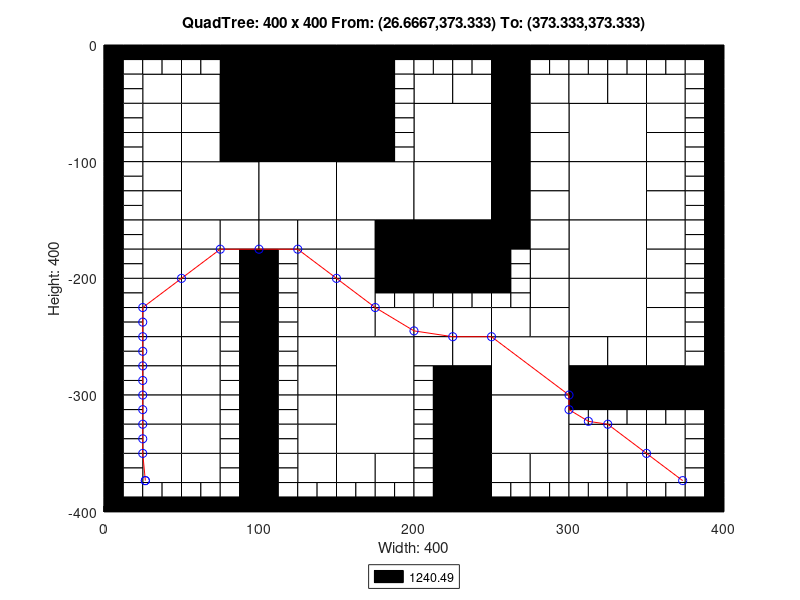

This chart was generated by the following MATLAB code:
axis([0 400 -400 0]);
title('QuadTree: 400 x 400 From: (26.6667,373.333) To: (373.333,373.333)');
xlabel('Width: 400');
ylabel('Height: 400');
rectangle('Position',[100 -50 50 50], 'FaceColor',[0 0 0]);
rectangle('Position',[100 -100 50 50], 'FaceColor',[0 0 0]);
rectangle('Position',[50 -150 50 50], 'FaceColor',[1 1 1]);
rectangle('Position',[100 -150 50 50], 'FaceColor',[1 1 1]);
rectangle('Position',[150 -150 50 50], 'FaceColor',[1 1 1]);
rectangle('Position',[200 -100 50 50], 'FaceColor',[1 1 1]);
rectangle('Position',[300 -100 50 50], 'FaceColor',[1 1 1]);
rectangle('Position',[200 -150 50 50], 'FaceColor',[1 1 1]);
rectangle('Position',[200 -200 50 50], 'FaceColor',[0 0 0]);
rectangle('Position',[300 -150 50 50], 'FaceColor',[1 1 1]);
rectangle('Position',[300 -200 50 50], 'FaceColor',[1 1 1]);
rectangle('Position',[150 -300 50 50], 'FaceColor',[1 1 1]);
rectangle('Position',[150 -350 50 50], 'FaceColor',[1 1 1]);
rectangle('Position',[250 -300 50 50], 'FaceColor',[1 1 1]);
rectangle('Position',[300 -250 50 50], 'FaceColor',[1 1 1]);
rectangle('Position',[250 -350 50 50], 'FaceColor',[1 1 1]);
rectangle('Position',[25 -50 25 25], 'FaceColor',[1 1 1]);
rectangle('Position',[75 -25 25 25], 'FaceColor',[0 0 0]);
rectangle('Position',[50 -50 25 25], 'FaceColor',[1 1 1]);
rectangle('Position',[75 -50 25 25], 'FaceColor',[0 0 0]);
rectangle('Position',[25 -75 25 25], 'FaceColor',[1 1 1]);
rectangle('Position',[25 -100 25 25], 'FaceColor',[1 1 1]);
rectangle('Position',[50 -75 25 25], 'FaceColor',[1 1 1]);
rectangle('Position',[75 -75 25 25], 'FaceColor',[0 0 0]);
rectangle('Position',[50 -100 25 25], 'FaceColor',[1 1 1]);
rectangle('Position',[75 -100 25 25], 'FaceColor',[0 0 0]);
rectangle('Position',[150 -25 25 25], 'FaceColor',[0 0 0]);
rectangle('Position',[150 -50 25 25], 'FaceColor',[0 0 0]);
rectangle('Position',[150 -75 25 25], 'FaceColor',[0 0 0]);
rectangle('Position',[150 -100 25 25], 'FaceColor',[0 0 0]);
rectangle('Position',[25 -125 25 25], 'FaceColor',[1 1 1]);
rectangle('Position',[25 -150 25 25], 'FaceColor',[1 1 1]);
rectangle('Position',[25 -175 25 25], 'FaceColor',[1 1 1]);
rectangle('Position',[25 -200 25 25], 'FaceColor',[1 1 1]);
rectangle('Position',[50 -175 25 25], 'FaceColor',[1 1 1]);
rectangle('Position',[75 -175 25 25], 'FaceColor',[1 1 1]);
rectangle('Position',[50 -200 25 25], 'FaceColor',[1 1 1]);
rectangle('Position',[100 -175 25 25], 'FaceColor',[1 1 1]);
rectangle('Position',[125 -175 25 25], 'FaceColor',[1 1 1]);
rectangle('Position',[125 -200 25 25], 'FaceColor',[1 1 1]);
rectangle('Position',[150 -175 25 25], 'FaceColor',[1 1 1]);
rectangle('Position',[175 -175 25 25], 'FaceColor',[0 0 0]);
rectangle('Position',[150 -200 25 25], 'FaceColor',[1 1 1]);
rectangle('Position',[175 -200 25 25], 'FaceColor',[0 0 0]);
rectangle('Position',[200 -50 25 25], 'FaceColor',[1 1 1]);
rectangle('Position',[225 -50 25 25], 'FaceColor',[1 1 1]);
rectangle('Position',[250 -25 25 25], 'FaceColor',[0 0 0]);
rectangle('Position',[250 -50 25 25], 'FaceColor',[0 0 0]);
rectangle('Position',[275 -50 25 25], 'FaceColor',[1 1 1]);
rectangle('Position',[250 -75 25 25], 'FaceColor',[0 0 0]);
rectangle('Position',[275 -75 25 25], 'FaceColor',[1 1 1]);
rectangle('Position',[250 -100 25 25], 'FaceColor',[0 0 0]);
rectangle('Position',[275 -100 25 25], 'FaceColor',[1 1 1]);
rectangle('Position',[300 -50 25 25], 'FaceColor',[1 1 1]);
rectangle('Position',[325 -50 25 25], 'FaceColor',[1 1 1]);
rectangle('Position',[350 -50 25 25], 'FaceColor',[1 1 1]);
rectangle('Position',[350 -75 25 25], 'FaceColor',[1 1 1]);
rectangle('Position',[350 -100 25 25], 'FaceColor',[1 1 1]);
rectangle('Position',[250 -125 25 25], 'FaceColor',[0 0 0]);
rectangle('Position',[275 -125 25 25], 'FaceColor',[1 1 1]);
rectangle('Position',[250 -150 25 25], 'FaceColor',[0 0 0]);
rectangle('Position',[275 -150 25 25], 'FaceColor',[1 1 1]);
rectangle('Position',[250 -175 25 25], 'FaceColor',[0 0 0]);
rectangle('Position',[275 -175 25 25], 'FaceColor',[1 1 1]);
rectangle('Position',[275 -200 25 25], 'FaceColor',[1 1 1]);
rectangle('Position',[350 -125 25 25], 'FaceColor',[1 1 1]);
rectangle('Position',[350 -150 25 25], 'FaceColor',[1 1 1]);
rectangle('Position',[350 -175 25 25], 'FaceColor',[1 1 1]);
rectangle('Position',[350 -200 25 25], 'FaceColor',[1 1 1]);
rectangle('Position',[25 -225 25 25], 'FaceColor',[1 1 1]);
rectangle('Position',[25 -250 25 25], 'FaceColor',[1 1 1]);
rectangle('Position',[50 -225 25 25], 'FaceColor',[1 1 1]);
rectangle('Position',[50 -250 25 25], 'FaceColor',[1 1 1]);
rectangle('Position',[25 -275 25 25], 'FaceColor',[1 1 1]);
rectangle('Position',[25 -300 25 25], 'FaceColor',[1 1 1]);
rectangle('Position',[50 -275 25 25], 'FaceColor',[1 1 1]);
rectangle('Position',[50 -300 25 25], 'FaceColor',[1 1 1]);
rectangle('Position',[125 -225 25 25], 'FaceColor',[1 1 1]);
rectangle('Position',[125 -250 25 25], 'FaceColor',[1 1 1]);
rectangle('Position',[150 -225 25 25], 'FaceColor',[1 1 1]);
rectangle('Position',[150 -250 25 25], 'FaceColor',[1 1 1]);
rectangle('Position',[175 -250 25 25], 'FaceColor',[1 1 1]);
rectangle('Position',[125 -275 25 25], 'FaceColor',[1 1 1]);
rectangle('Position',[125 -300 25 25], 'FaceColor',[1 1 1]);
rectangle('Position',[25 -325 25 25], 'FaceColor',[1 1 1]);
rectangle('Position',[25 -350 25 25], 'FaceColor',[1 1 1]);
rectangle('Position',[50 -325 25 25], 'FaceColor',[1 1 1]);
rectangle('Position',[50 -350 25 25], 'FaceColor',[1 1 1]);
rectangle('Position',[25 -375 25 25], 'FaceColor',[1 1 1]);
rectangle('Position',[50 -375 25 25], 'FaceColor',[1 1 1]);
rectangle('Position',[125 -325 25 25], 'FaceColor',[1 1 1]);
rectangle('Position',[125 -350 25 25], 'FaceColor',[1 1 1]);
rectangle('Position',[125 -375 25 25], 'FaceColor',[1 1 1]);
rectangle('Position',[150 -375 25 25], 'FaceColor',[1 1 1]);
rectangle('Position',[175 -375 25 25], 'FaceColor',[1 1 1]);
rectangle('Position',[200 -250 25 25], 'FaceColor',[1 1 1]);
rectangle('Position',[225 -250 25 25], 'FaceColor',[1 1 1]);
rectangle('Position',[275 -225 25 25], 'FaceColor',[1 1 1]);
rectangle('Position',[250 -250 25 25], 'FaceColor',[1 1 1]);
rectangle('Position',[275 -250 25 25], 'FaceColor',[1 1 1]);
rectangle('Position',[200 -275 25 25], 'FaceColor',[1 1 1]);
rectangle('Position',[225 -275 25 25], 'FaceColor',[1 1 1]);
rectangle('Position',[225 -300 25 25], 'FaceColor',[0 0 0]);
rectangle('Position',[350 -225 25 25], 'FaceColor',[1 1 1]);
rectangle('Position',[350 -250 25 25], 'FaceColor',[1 1 1]);
rectangle('Position',[300 -275 25 25], 'FaceColor',[1 1 1]);
rectangle('Position',[325 -275 25 25], 'FaceColor',[1 1 1]);
rectangle('Position',[300 -300 25 25], 'FaceColor',[0 0 0]);
rectangle('Position',[325 -300 25 25], 'FaceColor',[0 0 0]);
rectangle('Position',[350 -275 25 25], 'FaceColor',[1 1 1]);
rectangle('Position',[350 -300 25 25], 'FaceColor',[0 0 0]);
rectangle('Position',[375 -300 25 25], 'FaceColor',[0 0 0]);
rectangle('Position',[225 -325 25 25], 'FaceColor',[0 0 0]);
rectangle('Position',[225 -350 25 25], 'FaceColor',[0 0 0]);
rectangle('Position',[225 -375 25 25], 'FaceColor',[0 0 0]);
rectangle('Position',[225 -400 25 25], 'FaceColor',[0 0 0]);
rectangle('Position',[250 -375 25 25], 'FaceColor',[1 1 1]);
rectangle('Position',[275 -375 25 25], 'FaceColor',[1 1 1]);
rectangle('Position',[300 -350 25 25], 'FaceColor',[1 1 1]);
rectangle('Position',[325 -350 25 25], 'FaceColor',[1 1 1]);
rectangle('Position',[350 -350 25 25], 'FaceColor',[1 1 1]);
rectangle('Position',[300 -375 25 25], 'FaceColor',[1 1 1]);
rectangle('Position',[325 -375 25 25], 'FaceColor',[1 1 1]);
rectangle('Position',[350 -375 25 25], 'FaceColor',[1 1 1]);
rectangle('Position',[0 -12.5 12.5 12.5], 'FaceColor',[0 0 0]);
rectangle('Position',[12.5 -12.5 12.5 12.5], 'FaceColor',[0 0 0]);
rectangle('Position',[0 -25 12.5 12.5], 'FaceColor',[0 0 0]);
rectangle('Position',[12.5 -25 12.5 12.5], 'FaceColor',[1 1 1]);
rectangle('Position',[25 -12.5 12.5 12.5], 'FaceColor',[0 0 0]);
rectangle('Position',[37.5 -12.5 12.5 12.5], 'FaceColor',[0 0 0]);
rectangle('Position',[25 -25 12.5 12.5], 'FaceColor',[1 1 1]);
rectangle('Position',[37.5 -25 12.5 12.5], 'FaceColor',[1 1 1]);
rectangle('Position',[0 -37.5 12.5 12.5], 'FaceColor',[0 0 0]);
rectangle('Position',[12.5 -37.5 12.5 12.5], 'FaceColor',[1 1 1]);
rectangle('Position',[0 -50 12.5 12.5], 'FaceColor',[0 0 0]);
rectangle('Position',[12.5 -50 12.5 12.5], 'FaceColor',[1 1 1]);
rectangle('Position',[50 -12.5 12.5 12.5], 'FaceColor',[0 0 0]);
rectangle('Position',[62.5 -12.5 12.5 12.5], 'FaceColor',[0 0 0]);
rectangle('Position',[50 -25 12.5 12.5], 'FaceColor',[1 1 1]);
rectangle('Position',[62.5 -25 12.5 12.5], 'FaceColor',[1 1 1]);
rectangle('Position',[0 -62.5 12.5 12.5], 'FaceColor',[0 0 0]);
rectangle('Position',[12.5 -62.5 12.5 12.5], 'FaceColor',[1 1 1]);
rectangle('Position',[0 -75 12.5 12.5], 'FaceColor',[0 0 0]);
rectangle('Position',[12.5 -75 12.5 12.5], 'FaceColor',[1 1 1]);
rectangle('Position',[0 -87.5 12.5 12.5], 'FaceColor',[0 0 0]);
rectangle('Position',[12.5 -87.5 12.5 12.5], 'FaceColor',[1 1 1]);
rectangle('Position',[0 -100 12.5 12.5], 'FaceColor',[0 0 0]);
rectangle('Position',[12.5 -100 12.5 12.5], 'FaceColor',[1 1 1]);
rectangle('Position',[175 -12.5 12.5 12.5], 'FaceColor',[0 0 0]);
rectangle('Position',[187.5 -12.5 12.5 12.5], 'FaceColor',[0 0 0]);
rectangle('Position',[175 -25 12.5 12.5], 'FaceColor',[0 0 0]);
rectangle('Position',[187.5 -25 12.5 12.5], 'FaceColor',[1 1 1]);
rectangle('Position',[175 -37.5 12.5 12.5], 'FaceColor',[0 0 0]);
rectangle('Position',[187.5 -37.5 12.5 12.5], 'FaceColor',[1 1 1]);
rectangle('Position',[175 -50 12.5 12.5], 'FaceColor',[0 0 0]);
rectangle('Position',[187.5 -50 12.5 12.5], 'FaceColor',[1 1 1]);
rectangle('Position',[175 -62.5 12.5 12.5], 'FaceColor',[0 0 0]);
rectangle('Position',[187.5 -62.5 12.5 12.5], 'FaceColor',[1 1 1]);
rectangle('Position',[175 -75 12.5 12.5], 'FaceColor',[0 0 0]);
rectangle('Position',[187.5 -75 12.5 12.5], 'FaceColor',[1 1 1]);
rectangle('Position',[175 -87.5 12.5 12.5], 'FaceColor',[0 0 0]);
rectangle('Position',[187.5 -87.5 12.5 12.5], 'FaceColor',[1 1 1]);
rectangle('Position',[175 -100 12.5 12.5], 'FaceColor',[0 0 0]);
rectangle('Position',[187.5 -100 12.5 12.5], 'FaceColor',[1 1 1]);
rectangle('Position',[0 -112.5 12.5 12.5], 'FaceColor',[0 0 0]);
rectangle('Position',[12.5 -112.5 12.5 12.5], 'FaceColor',[1 1 1]);
rectangle('Position',[0 -125 12.5 12.5], 'FaceColor',[0 0 0]);
rectangle('Position',[12.5 -125 12.5 12.5], 'FaceColor',[1 1 1]);
rectangle('Position',[0 -137.5 12.5 12.5], 'FaceColor',[0 0 0]);
rectangle('Position',[12.5 -137.5 12.5 12.5], 'FaceColor',[1 1 1]);
rectangle('Position',[0 -150 12.5 12.5], 'FaceColor',[0 0 0]);
rectangle('Position',[12.5 -150 12.5 12.5], 'FaceColor',[1 1 1]);
rectangle('Position',[0 -162.5 12.5 12.5], 'FaceColor',[0 0 0]);
rectangle('Position',[12.5 -162.5 12.5 12.5], 'FaceColor',[1 1 1]);
rectangle('Position',[0 -175 12.5 12.5], 'FaceColor',[0 0 0]);
rectangle('Position',[12.5 -175 12.5 12.5], 'FaceColor',[1 1 1]);
rectangle('Position',[0 -187.5 12.5 12.5], 'FaceColor',[0 0 0]);
rectangle('Position',[12.5 -187.5 12.5 12.5], 'FaceColor',[1 1 1]);
rectangle('Position',[0 -200 12.5 12.5], 'FaceColor',[0 0 0]);
rectangle('Position',[12.5 -200 12.5 12.5], 'FaceColor',[1 1 1]);
rectangle('Position',[75 -187.5 12.5 12.5], 'FaceColor',[1 1 1]);
rectangle('Position',[87.5 -187.5 12.5 12.5], 'FaceColor',[0 0 0]);
rectangle('Position',[75 -200 12.5 12.5], 'FaceColor',[1 1 1]);
rectangle('Position',[87.5 -200 12.5 12.5], 'FaceColor',[0 0 0]);
rectangle('Position',[100 -187.5 12.5 12.5], 'FaceColor',[0 0 0]);
rectangle('Position',[112.5 -187.5 12.5 12.5], 'FaceColor',[1 1 1]);
rectangle('Position',[100 -200 12.5 12.5], 'FaceColor',[0 0 0]);
rectangle('Position',[112.5 -200 12.5 12.5], 'FaceColor',[1 1 1]);
rectangle('Position',[200 -12.5 12.5 12.5], 'FaceColor',[0 0 0]);
rectangle('Position',[212.5 -12.5 12.5 12.5], 'FaceColor',[0 0 0]);
rectangle('Position',[200 -25 12.5 12.5], 'FaceColor',[1 1 1]);
rectangle('Position',[212.5 -25 12.5 12.5], 'FaceColor',[1 1 1]);
rectangle('Position',[225 -12.5 12.5 12.5], 'FaceColor',[0 0 0]);
rectangle('Position',[237.5 -12.5 12.5 12.5], 'FaceColor',[0 0 0]);
rectangle('Position',[225 -25 12.5 12.5], 'FaceColor',[1 1 1]);
rectangle('Position',[237.5 -25 12.5 12.5], 'FaceColor',[1 1 1]);
rectangle('Position',[275 -12.5 12.5 12.5], 'FaceColor',[0 0 0]);
rectangle('Position',[287.5 -12.5 12.5 12.5], 'FaceColor',[0 0 0]);
rectangle('Position',[275 -25 12.5 12.5], 'FaceColor',[1 1 1]);
rectangle('Position',[287.5 -25 12.5 12.5], 'FaceColor',[1 1 1]);
rectangle('Position',[300 -12.5 12.5 12.5], 'FaceColor',[0 0 0]);
rectangle('Position',[312.5 -12.5 12.5 12.5], 'FaceColor',[0 0 0]);
rectangle('Position',[300 -25 12.5 12.5], 'FaceColor',[1 1 1]);
rectangle('Position',[312.5 -25 12.5 12.5], 'FaceColor',[1 1 1]);
rectangle('Position',[325 -12.5 12.5 12.5], 'FaceColor',[0 0 0]);
rectangle('Position',[337.5 -12.5 12.5 12.5], 'FaceColor',[0 0 0]);
rectangle('Position',[325 -25 12.5 12.5], 'FaceColor',[1 1 1]);
rectangle('Position',[337.5 -25 12.5 12.5], 'FaceColor',[1 1 1]);
rectangle('Position',[350 -12.5 12.5 12.5], 'FaceColor',[0 0 0]);
rectangle('Position',[362.5 -12.5 12.5 12.5], 'FaceColor',[0 0 0]);
rectangle('Position',[350 -25 12.5 12.5], 'FaceColor',[1 1 1]);
rectangle('Position',[362.5 -25 12.5 12.5], 'FaceColor',[1 1 1]);
rectangle('Position',[375 -12.5 12.5 12.5], 'FaceColor',[0 0 0]);
rectangle('Position',[387.5 -12.5 12.5 12.5], 'FaceColor',[0 0 0]);
rectangle('Position',[375 -25 12.5 12.5], 'FaceColor',[1 1 1]);
rectangle('Position',[387.5 -25 12.5 12.5], 'FaceColor',[0 0 0]);
rectangle('Position',[375 -37.5 12.5 12.5], 'FaceColor',[1 1 1]);
rectangle('Position',[387.5 -37.5 12.5 12.5], 'FaceColor',[0 0 0]);
rectangle('Position',[375 -50 12.5 12.5], 'FaceColor',[1 1 1]);
rectangle('Position',[387.5 -50 12.5 12.5], 'FaceColor',[0 0 0]);
rectangle('Position',[375 -62.5 12.5 12.5], 'FaceColor',[1 1 1]);
rectangle('Position',[387.5 -62.5 12.5 12.5], 'FaceColor',[0 0 0]);
rectangle('Position',[375 -75 12.5 12.5], 'FaceColor',[1 1 1]);
rectangle('Position',[387.5 -75 12.5 12.5], 'FaceColor',[0 0 0]);
rectangle('Position',[375 -87.5 12.5 12.5], 'FaceColor',[1 1 1]);
rectangle('Position',[387.5 -87.5 12.5 12.5], 'FaceColor',[0 0 0]);
rectangle('Position',[375 -100 12.5 12.5], 'FaceColor',[1 1 1]);
rectangle('Position',[387.5 -100 12.5 12.5], 'FaceColor',[0 0 0]);
rectangle('Position',[250 -187.5 12.5 12.5], 'FaceColor',[0 0 0]);
rectangle('Position',[262.5 -187.5 12.5 12.5], 'FaceColor',[1 1 1]);
rectangle('Position',[250 -200 12.5 12.5], 'FaceColor',[0 0 0]);
rectangle('Position',[262.5 -200 12.5 12.5], 'FaceColor',[1 1 1]);
rectangle('Position',[375 -112.5 12.5 12.5], 'FaceColor',[1 1 1]);
rectangle('Position',[387.5 -112.5 12.5 12.5], 'FaceColor',[0 0 0]);
rectangle('Position',[375 -125 12.5 12.5], 'FaceColor',[1 1 1]);
rectangle('Position',[387.5 -125 12.5 12.5], 'FaceColor',[0 0 0]);
rectangle('Position',[375 -137.5 12.5 12.5], 'FaceColor',[1 1 1]);
rectangle('Position',[387.5 -137.5 12.5 12.5], 'FaceColor',[0 0 0]);
rectangle('Position',[375 -150 12.5 12.5], 'FaceColor',[1 1 1]);
rectangle('Position',[387.5 -150 12.5 12.5], 'FaceColor',[0 0 0]);
rectangle('Position',[375 -162.5 12.5 12.5], 'FaceColor',[1 1 1]);
rectangle('Position',[387.5 -162.5 12.5 12.5], 'FaceColor',[0 0 0]);
rectangle('Position',[375 -175 12.5 12.5], 'FaceColor',[1 1 1]);
rectangle('Position',[387.5 -175 12.5 12.5], 'FaceColor',[0 0 0]);
rectangle('Position',[375 -187.5 12.5 12.5], 'FaceColor',[1 1 1]);
rectangle('Position',[387.5 -187.5 12.5 12.5], 'FaceColor',[0 0 0]);
rectangle('Position',[375 -200 12.5 12.5], 'FaceColor',[1 1 1]);
rectangle('Position',[387.5 -200 12.5 12.5], 'FaceColor',[0 0 0]);
rectangle('Position',[0 -212.5 12.5 12.5], 'FaceColor',[0 0 0]);
rectangle('Position',[12.5 -212.5 12.5 12.5], 'FaceColor',[1 1 1]);
rectangle('Position',[0 -225 12.5 12.5], 'FaceColor',[0 0 0]);
rectangle('Position',[12.5 -225 12.5 12.5], 'FaceColor',[1 1 1]);
rectangle('Position',[0 -237.5 12.5 12.5], 'FaceColor',[0 0 0]);
rectangle('Position',[12.5 -237.5 12.5 12.5], 'FaceColor',[1 1 1]);
rectangle('Position',[0 -250 12.5 12.5], 'FaceColor',[0 0 0]);
rectangle('Position',[12.5 -250 12.5 12.5], 'FaceColor',[1 1 1]);
rectangle('Position',[75 -212.5 12.5 12.5], 'FaceColor',[1 1 1]);
rectangle('Position',[87.5 -212.5 12.5 12.5], 'FaceColor',[0 0 0]);
rectangle('Position',[75 -225 12.5 12.5], 'FaceColor',[1 1 1]);
rectangle('Position',[87.5 -225 12.5 12.5], 'FaceColor',[0 0 0]);
rectangle('Position',[75 -237.5 12.5 12.5], 'FaceColor',[1 1 1]);
rectangle('Position',[87.5 -237.5 12.5 12.5], 'FaceColor',[0 0 0]);
rectangle('Position',[75 -250 12.5 12.5], 'FaceColor',[1 1 1]);
rectangle('Position',[87.5 -250 12.5 12.5], 'FaceColor',[0 0 0]);
rectangle('Position',[0 -262.5 12.5 12.5], 'FaceColor',[0 0 0]);
rectangle('Position',[12.5 -262.5 12.5 12.5], 'FaceColor',[1 1 1]);
rectangle('Position',[0 -275 12.5 12.5], 'FaceColor',[0 0 0]);
rectangle('Position',[12.5 -275 12.5 12.5], 'FaceColor',[1 1 1]);
rectangle('Position',[0 -287.5 12.5 12.5], 'FaceColor',[0 0 0]);
rectangle('Position',[12.5 -287.5 12.5 12.5], 'FaceColor',[1 1 1]);
rectangle('Position',[0 -300 12.5 12.5], 'FaceColor',[0 0 0]);
rectangle('Position',[12.5 -300 12.5 12.5], 'FaceColor',[1 1 1]);
rectangle('Position',[75 -262.5 12.5 12.5], 'FaceColor',[1 1 1]);
rectangle('Position',[87.5 -262.5 12.5 12.5], 'FaceColor',[0 0 0]);
rectangle('Position',[75 -275 12.5 12.5], 'FaceColor',[1 1 1]);
rectangle('Position',[87.5 -275 12.5 12.5], 'FaceColor',[0 0 0]);
rectangle('Position',[75 -287.5 12.5 12.5], 'FaceColor',[1 1 1]);
rectangle('Position',[87.5 -287.5 12.5 12.5], 'FaceColor',[0 0 0]);
rectangle('Position',[75 -300 12.5 12.5], 'FaceColor',[1 1 1]);
rectangle('Position',[87.5 -300 12.5 12.5], 'FaceColor',[0 0 0]);
rectangle('Position',[100 -212.5 12.5 12.5], 'FaceColor',[0 0 0]);
rectangle('Position',[112.5 -212.5 12.5 12.5], 'FaceColor',[1 1 1]);
rectangle('Position',[100 -225 12.5 12.5], 'FaceColor',[0 0 0]);
rectangle('Position',[112.5 -225 12.5 12.5], 'FaceColor',[1 1 1]);
rectangle('Position',[100 -237.5 12.5 12.5], 'FaceColor',[0 0 0]);
rectangle('Position',[112.5 -237.5 12.5 12.5], 'FaceColor',[1 1 1]);
rectangle('Position',[100 -250 12.5 12.5], 'FaceColor',[0 0 0]);
rectangle('Position',[112.5 -250 12.5 12.5], 'FaceColor',[1 1 1]);
rectangle('Position',[175 -212.5 12.5 12.5], 'FaceColor',[0 0 0]);
rectangle('Position',[187.5 -212.5 12.5 12.5], 'FaceColor',[0 0 0]);
rectangle('Position',[175 -225 12.5 12.5], 'FaceColor',[1 1 1]);
rectangle('Position',[187.5 -225 12.5 12.5], 'FaceColor',[1 1 1]);
rectangle('Position',[100 -262.5 12.5 12.5], 'FaceColor',[0 0 0]);
rectangle('Position',[112.5 -262.5 12.5 12.5], 'FaceColor',[1 1 1]);
rectangle('Position',[100 -275 12.5 12.5], 'FaceColor',[0 0 0]);
rectangle('Position',[112.5 -275 12.5 12.5], 'FaceColor',[1 1 1]);
rectangle('Position',[100 -287.5 12.5 12.5], 'FaceColor',[0 0 0]);
rectangle('Position',[112.5 -287.5 12.5 12.5], 'FaceColor',[1 1 1]);
rectangle('Position',[100 -300 12.5 12.5], 'FaceColor',[0 0 0]);
rectangle('Position',[112.5 -300 12.5 12.5], 'FaceColor',[1 1 1]);
rectangle('Position',[0 -312.5 12.5 12.5], 'FaceColor',[0 0 0]);
rectangle('Position',[12.5 -312.5 12.5 12.5], 'FaceColor',[1 1 1]);
rectangle('Position',[0 -325 12.5 12.5], 'FaceColor',[0 0 0]);
rectangle('Position',[12.5 -325 12.5 12.5], 'FaceColor',[1 1 1]);
rectangle('Position',[0 -337.5 12.5 12.5], 'FaceColor',[0 0 0]);
rectangle('Position',[12.5 -337.5 12.5 12.5], 'FaceColor',[1 1 1]);
rectangle('Position',[0 -350 12.5 12.5], 'FaceColor',[0 0 0]);
rectangle('Position',[12.5 -350 12.5 12.5], 'FaceColor',[1 1 1]);
rectangle('Position',[75 -312.5 12.5 12.5], 'FaceColor',[1 1 1]);
rectangle('Position',[87.5 -312.5 12.5 12.5], 'FaceColor',[0 0 0]);
rectangle('Position',[75 -325 12.5 12.5], 'FaceColor',[1 1 1]);
rectangle('Position',[87.5 -325 12.5 12.5], 'FaceColor',[0 0 0]);
rectangle('Position',[75 -337.5 12.5 12.5], 'FaceColor',[1 1 1]);
rectangle('Position',[87.5 -337.5 12.5 12.5], 'FaceColor',[0 0 0]);
rectangle('Position',[75 -350 12.5 12.5], 'FaceColor',[1 1 1]);
rectangle('Position',[87.5 -350 12.5 12.5], 'FaceColor',[0 0 0]);
rectangle('Position',[0 -362.5 12.5 12.5], 'FaceColor',[0 0 0]);
rectangle('Position',[12.5 -362.5 12.5 12.5], 'FaceColor',[1 1 1]);
rectangle('Position',[0 -375 12.5 12.5], 'FaceColor',[0 0 0]);
rectangle('Position',[12.5 -375 12.5 12.5], 'FaceColor',[1 1 1]);
rectangle('Position',[0 -387.5 12.5 12.5], 'FaceColor',[0 0 0]);
rectangle('Position',[12.5 -387.5 12.5 12.5], 'FaceColor',[1 1 1]);
rectangle('Position',[0 -400 12.5 12.5], 'FaceColor',[0 0 0]);
rectangle('Position',[12.5 -400 12.5 12.5], 'FaceColor',[0 0 0]);
rectangle('Position',[25 -387.5 12.5 12.5], 'FaceColor',[1 1 1]);
rectangle('Position',[37.5 -387.5 12.5 12.5], 'FaceColor',[1 1 1]);
rectangle('Position',[25 -400 12.5 12.5], 'FaceColor',[0 0 0]);
rectangle('Position',[37.5 -400 12.5 12.5], 'FaceColor',[0 0 0]);
rectangle('Position',[75 -362.5 12.5 12.5], 'FaceColor',[1 1 1]);
rectangle('Position',[87.5 -362.5 12.5 12.5], 'FaceColor',[0 0 0]);
rectangle('Position',[75 -375 12.5 12.5], 'FaceColor',[1 1 1]);
rectangle('Position',[87.5 -375 12.5 12.5], 'FaceColor',[0 0 0]);
rectangle('Position',[50 -387.5 12.5 12.5], 'FaceColor',[1 1 1]);
rectangle('Position',[62.5 -387.5 12.5 12.5], 'FaceColor',[1 1 1]);
rectangle('Position',[50 -400 12.5 12.5], 'FaceColor',[0 0 0]);
rectangle('Position',[62.5 -400 12.5 12.5], 'FaceColor',[0 0 0]);
rectangle('Position',[75 -387.5 12.5 12.5], 'FaceColor',[1 1 1]);
rectangle('Position',[87.5 -387.5 12.5 12.5], 'FaceColor',[0 0 0]);
rectangle('Position',[75 -400 12.5 12.5], 'FaceColor',[0 0 0]);
rectangle('Position',[87.5 -400 12.5 12.5], 'FaceColor',[0 0 0]);
rectangle('Position',[100 -312.5 12.5 12.5], 'FaceColor',[0 0 0]);
rectangle('Position',[112.5 -312.5 12.5 12.5], 'FaceColor',[1 1 1]);
rectangle('Position',[100 -325 12.5 12.5], 'FaceColor',[0 0 0]);
rectangle('Position',[112.5 -325 12.5 12.5], 'FaceColor',[1 1 1]);
rectangle('Position',[100 -337.5 12.5 12.5], 'FaceColor',[0 0 0]);
rectangle('Position',[112.5 -337.5 12.5 12.5], 'FaceColor',[1 1 1]);
rectangle('Position',[100 -350 12.5 12.5], 'FaceColor',[0 0 0]);
rectangle('Position',[112.5 -350 12.5 12.5], 'FaceColor',[1 1 1]);
rectangle('Position',[100 -362.5 12.5 12.5], 'FaceColor',[0 0 0]);
rectangle('Position',[112.5 -362.5 12.5 12.5], 'FaceColor',[1 1 1]);
rectangle('Position',[100 -375 12.5 12.5], 'FaceColor',[0 0 0]);
rectangle('Position',[112.5 -375 12.5 12.5], 'FaceColor',[1 1 1]);
rectangle('Position',[100 -387.5 12.5 12.5], 'FaceColor',[0 0 0]);
rectangle('Position',[112.5 -387.5 12.5 12.5], 'FaceColor',[1 1 1]);
rectangle('Position',[100 -400 12.5 12.5], 'FaceColor',[0 0 0]);
rectangle('Position',[112.5 -400 12.5 12.5], 'FaceColor',[0 0 0]);
rectangle('Position',[125 -387.5 12.5 12.5], 'FaceColor',[1 1 1]);
rectangle('Position',[137.5 -387.5 12.5 12.5], 'FaceColor',[1 1 1]);
rectangle('Position',[125 -400 12.5 12.5], 'FaceColor',[0 0 0]);
rectangle('Position',[137.5 -400 12.5 12.5], 'FaceColor',[0 0 0]);
rectangle('Position',[150 -387.5 12.5 12.5], 'FaceColor',[1 1 1]);
rectangle('Position',[162.5 -387.5 12.5 12.5], 'FaceColor',[1 1 1]);
rectangle('Position',[150 -400 12.5 12.5], 'FaceColor',[0 0 0]);
rectangle('Position',[162.5 -400 12.5 12.5], 'FaceColor',[0 0 0]);
rectangle('Position',[175 -387.5 12.5 12.5], 'FaceColor',[1 1 1]);
rectangle('Position',[187.5 -387.5 12.5 12.5], 'FaceColor',[1 1 1]);
rectangle('Position',[175 -400 12.5 12.5], 'FaceColor',[0 0 0]);
rectangle('Position',[187.5 -400 12.5 12.5], 'FaceColor',[0 0 0]);
rectangle('Position',[200 -212.5 12.5 12.5], 'FaceColor',[0 0 0]);
rectangle('Position',[212.5 -212.5 12.5 12.5], 'FaceColor',[0 0 0]);
rectangle('Position',[200 -225 12.5 12.5], 'FaceColor',[1 1 1]);
rectangle('Position',[212.5 -225 12.5 12.5], 'FaceColor',[1 1 1]);
rectangle('Position',[225 -212.5 12.5 12.5], 'FaceColor',[0 0 0]);
rectangle('Position',[237.5 -212.5 12.5 12.5], 'FaceColor',[0 0 0]);
rectangle('Position',[225 -225 12.5 12.5], 'FaceColor',[1 1 1]);
rectangle('Position',[237.5 -225 12.5 12.5], 'FaceColor',[1 1 1]);
rectangle('Position',[250 -212.5 12.5 12.5], 'FaceColor',[0 0 0]);
rectangle('Position',[262.5 -212.5 12.5 12.5], 'FaceColor',[1 1 1]);
rectangle('Position',[250 -225 12.5 12.5], 'FaceColor',[1 1 1]);
rectangle('Position',[262.5 -225 12.5 12.5], 'FaceColor',[1 1 1]);
rectangle('Position',[200 -287.5 12.5 12.5], 'FaceColor',[1 1 1]);
rectangle('Position',[212.5 -287.5 12.5 12.5], 'FaceColor',[0 0 0]);
rectangle('Position',[200 -300 12.5 12.5], 'FaceColor',[1 1 1]);
rectangle('Position',[212.5 -300 12.5 12.5], 'FaceColor',[0 0 0]);
rectangle('Position',[375 -212.5 12.5 12.5], 'FaceColor',[1 1 1]);
rectangle('Position',[387.5 -212.5 12.5 12.5], 'FaceColor',[0 0 0]);
rectangle('Position',[375 -225 12.5 12.5], 'FaceColor',[1 1 1]);
rectangle('Position',[387.5 -225 12.5 12.5], 'FaceColor',[0 0 0]);
rectangle('Position',[375 -237.5 12.5 12.5], 'FaceColor',[1 1 1]);
rectangle('Position',[387.5 -237.5 12.5 12.5], 'FaceColor',[0 0 0]);
rectangle('Position',[375 -250 12.5 12.5], 'FaceColor',[1 1 1]);
rectangle('Position',[387.5 -250 12.5 12.5], 'FaceColor',[0 0 0]);
rectangle('Position',[375 -262.5 12.5 12.5], 'FaceColor',[1 1 1]);
rectangle('Position',[387.5 -262.5 12.5 12.5], 'FaceColor',[0 0 0]);
rectangle('Position',[375 -275 12.5 12.5], 'FaceColor',[1 1 1]);
rectangle('Position',[387.5 -275 12.5 12.5], 'FaceColor',[0 0 0]);
rectangle('Position',[200 -312.5 12.5 12.5], 'FaceColor',[1 1 1]);
rectangle('Position',[212.5 -312.5 12.5 12.5], 'FaceColor',[0 0 0]);
rectangle('Position',[200 -325 12.5 12.5], 'FaceColor',[1 1 1]);
rectangle('Position',[212.5 -325 12.5 12.5], 'FaceColor',[0 0 0]);
rectangle('Position',[200 -337.5 12.5 12.5], 'FaceColor',[1 1 1]);
rectangle('Position',[212.5 -337.5 12.5 12.5], 'FaceColor',[0 0 0]);
rectangle('Position',[200 -350 12.5 12.5], 'FaceColor',[1 1 1]);
rectangle('Position',[212.5 -350 12.5 12.5], 'FaceColor',[0 0 0]);
rectangle('Position',[200 -362.5 12.5 12.5], 'FaceColor',[1 1 1]);
rectangle('Position',[212.5 -362.5 12.5 12.5], 'FaceColor',[0 0 0]);
rectangle('Position',[200 -375 12.5 12.5], 'FaceColor',[1 1 1]);
rectangle('Position',[212.5 -375 12.5 12.5], 'FaceColor',[0 0 0]);
rectangle('Position',[200 -387.5 12.5 12.5], 'FaceColor',[1 1 1]);
rectangle('Position',[212.5 -387.5 12.5 12.5], 'FaceColor',[0 0 0]);
rectangle('Position',[200 -400 12.5 12.5], 'FaceColor',[0 0 0]);
rectangle('Position',[212.5 -400 12.5 12.5], 'FaceColor',[0 0 0]);
rectangle('Position',[250 -387.5 12.5 12.5], 'FaceColor',[1 1 1]);
rectangle('Position',[262.5 -387.5 12.5 12.5], 'FaceColor',[1 1 1]);
rectangle('Position',[250 -400 12.5 12.5], 'FaceColor',[0 0 0]);
rectangle('Position',[262.5 -400 12.5 12.5], 'FaceColor',[0 0 0]);
rectangle('Position',[275 -387.5 12.5 12.5], 'FaceColor',[1 1 1]);
rectangle('Position',[287.5 -387.5 12.5 12.5], 'FaceColor',[1 1 1]);
rectangle('Position',[275 -400 12.5 12.5], 'FaceColor',[0 0 0]);
rectangle('Position',[287.5 -400 12.5 12.5], 'FaceColor',[0 0 0]);
rectangle('Position',[300 -312.5 12.5 12.5], 'FaceColor',[0 0 0]);
rectangle('Position',[312.5 -312.5 12.5 12.5], 'FaceColor',[0 0 0]);
rectangle('Position',[300 -325 12.5 12.5], 'FaceColor',[1 1 1]);
rectangle('Position',[312.5 -325 12.5 12.5], 'FaceColor',[1 1 1]);
rectangle('Position',[325 -312.5 12.5 12.5], 'FaceColor',[0 0 0]);
rectangle('Position',[337.5 -312.5 12.5 12.5], 'FaceColor',[0 0 0]);
rectangle('Position',[325 -325 12.5 12.5], 'FaceColor',[1 1 1]);
rectangle('Position',[337.5 -325 12.5 12.5], 'FaceColor',[1 1 1]);
rectangle('Position',[350 -312.5 12.5 12.5], 'FaceColor',[0 0 0]);
rectangle('Position',[362.5 -312.5 12.5 12.5], 'FaceColor',[0 0 0]);
rectangle('Position',[350 -325 12.5 12.5], 'FaceColor',[1 1 1]);
rectangle('Position',[362.5 -325 12.5 12.5], 'FaceColor',[1 1 1]);
rectangle('Position',[375 -312.5 12.5 12.5], 'FaceColor',[0 0 0]);
rectangle('Position',[387.5 -312.5 12.5 12.5], 'FaceColor',[0 0 0]);
rectangle('Position',[375 -325 12.5 12.5], 'FaceColor',[1 1 1]);
rectangle('Position',[387.5 -325 12.5 12.5], 'FaceColor',[0 0 0]);
rectangle('Position',[375 -337.5 12.5 12.5], 'FaceColor',[1 1 1]);
rectangle('Position',[387.5 -337.5 12.5 12.5], 'FaceColor',[0 0 0]);
rectangle('Position',[375 -350 12.5 12.5], 'FaceColor',[1 1 1]);
rectangle('Position',[387.5 -350 12.5 12.5], 'FaceColor',[0 0 0]);
rectangle('Position',[300 -387.5 12.5 12.5], 'FaceColor',[1 1 1]);
rectangle('Position',[312.5 -387.5 12.5 12.5], 'FaceColor',[1 1 1]);
rectangle('Position',[300 -400 12.5 12.5], 'FaceColor',[0 0 0]);
rectangle('Position',[312.5 -400 12.5 12.5], 'FaceColor',[0 0 0]);
rectangle('Position',[325 -387.5 12.5 12.5], 'FaceColor',[1 1 1]);
rectangle('Position',[337.5 -387.5 12.5 12.5], 'FaceColor',[1 1 1]);
rectangle('Position',[325 -400 12.5 12.5], 'FaceColor',[0 0 0]);
rectangle('Position',[337.5 -400 12.5 12.5], 'FaceColor',[0 0 0]);
rectangle('Position',[375 -362.5 12.5 12.5], 'FaceColor',[1 1 1]);
rectangle('Position',[387.5 -362.5 12.5 12.5], 'FaceColor',[0 0 0]);
rectangle('Position',[375 -375 12.5 12.5], 'FaceColor',[1 1 1]);
rectangle('Position',[387.5 -375 12.5 12.5], 'FaceColor',[0 0 0]);
rectangle('Position',[350 -387.5 12.5 12.5], 'FaceColor',[1 1 1]);
rectangle('Position',[362.5 -387.5 12.5 12.5], 'FaceColor',[1 1 1]);
rectangle('Position',[350 -400 12.5 12.5], 'FaceColor',[0 0 0]);
rectangle('Position',[362.5 -400 12.5 12.5], 'FaceColor',[0 0 0]);
rectangle('Position',[375 -387.5 12.5 12.5], 'FaceColor',[1 1 1]);
rectangle('Position',[387.5 -387.5 12.5 12.5], 'FaceColor',[0 0 0]);
rectangle('Position',[375 -400 12.5 12.5], 'FaceColor',[0 0 0]);
rectangle('Position',[387.5 -400 12.5 12.5], 'FaceColor',[0 0 0]);
X=[373.333,350,325,312.5,300,300,250,225,200,175,150,125,100,75,50,25,25,25,25,25,25,25,25,25,25,25,26.6667,26.6667];
Y=[-373.333,-350,-325,-322.5,-312.5,-300,-250,-250,-245,-225,-200,-175,-175,-175,-200,-225,-237.5,-250,-262.5,-275,-287.5,-300,-312.5,-325,-337.5,-350,-373.333,-373.333];
hold on;
plot(X,Y,'r');
plot(X,Y,'bo');
legend('1240.49','Location','southoutside');
